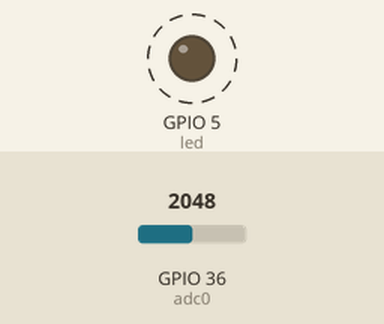
Simulated run of this program. Board: ESP32 board running MicroPython. Parts: output pins drawn as LEDs (lit = HIGH). Dashed ring = blinking. The inputs (shaded band) are chosen by the test bench; at power-on: GPIO 36 (adc0) = 2048 (analog values on the 0–4095 scale). What the program prints to the serial console is not drawn.

Above: at 0.2 s.
Timing chart, 0 to 3.5 s (numbered marks = the images above):
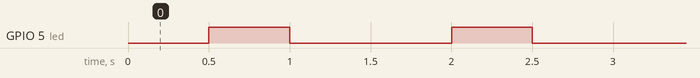

Measured:
- by itself, GPIO 5 (led): alternates HIGH for 0.50 s and LOW for 1.0 s

The program:

analog-blink.py
```python
from machine import ADC,Pin
import time

led=Pin(5,Pin.OUT)
adc0=ADC(Pin(36))               #create ADC object

while True:
  print("adc0=",adc0.read())    #Read ADC value
  time.sleep(0.5)
  led.value(1)
  time.sleep(0.5)
  led.value(0)
  time.sleep(0.5)

  
```
